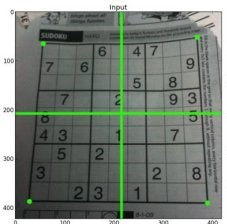
#> input picture src/Images and Videos/perspective.jpg, 227 x 224 px
$ python 02-Transformation.py
#> lines starting #> are read from the running program, lines starting #| are printed output that depends on the picture
import cv2
import numpy as np

img = cv2.imread('../Images and Videos/perspective.jpg')
#> img is the input picture: shape (224, 227, 3); mean B, G, R 119.2, 127.5, 119.6

height, width = img.shape[:2]
#> height = 224; width = 227

pts1 = np.float32([[56,65],[368,52],[28,387],[389,390]])
pts2 = np.float32([[0,0],[300,0],[0,300],[300,300]])

M = cv2.getPerspectiveTransform(pts1,pts2)

trs = cv2.warpPerspective(img, M, (300,300))
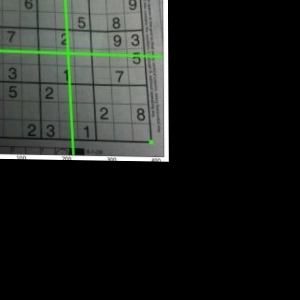
#> trs: shape (300, 300, 3); mean B, G, R 31.5, 34.7, 31.6

cv2.imshow('Original', img)
cv2.waitKey(0)
cv2.imshow('Perspective Translation', trs)
cv2.waitKey(0)

cv2.destroyAllWindows()

$ run again, with src/Images and Videos/Building.jpg copied over src/Images and Videos/perspective.jpg
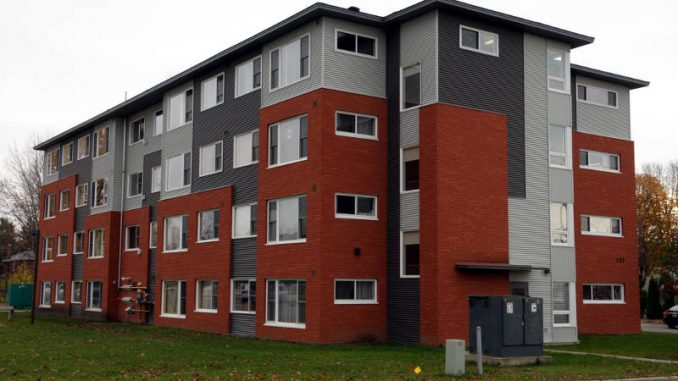
#> input picture src/Images and Videos/Building.jpg, 678 x 381 px
#> img is the input picture: shape (381, 678, 3); mean B, G, R 88.4, 96.5, 112.9
#> `trs = cv2.warpPerspective(img, M, (300,300))`:
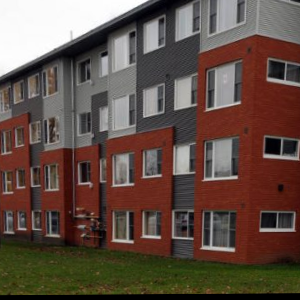
#> trs: shape (300, 300, 3); mean B, G, R 69.2, 78.3, 97.3
